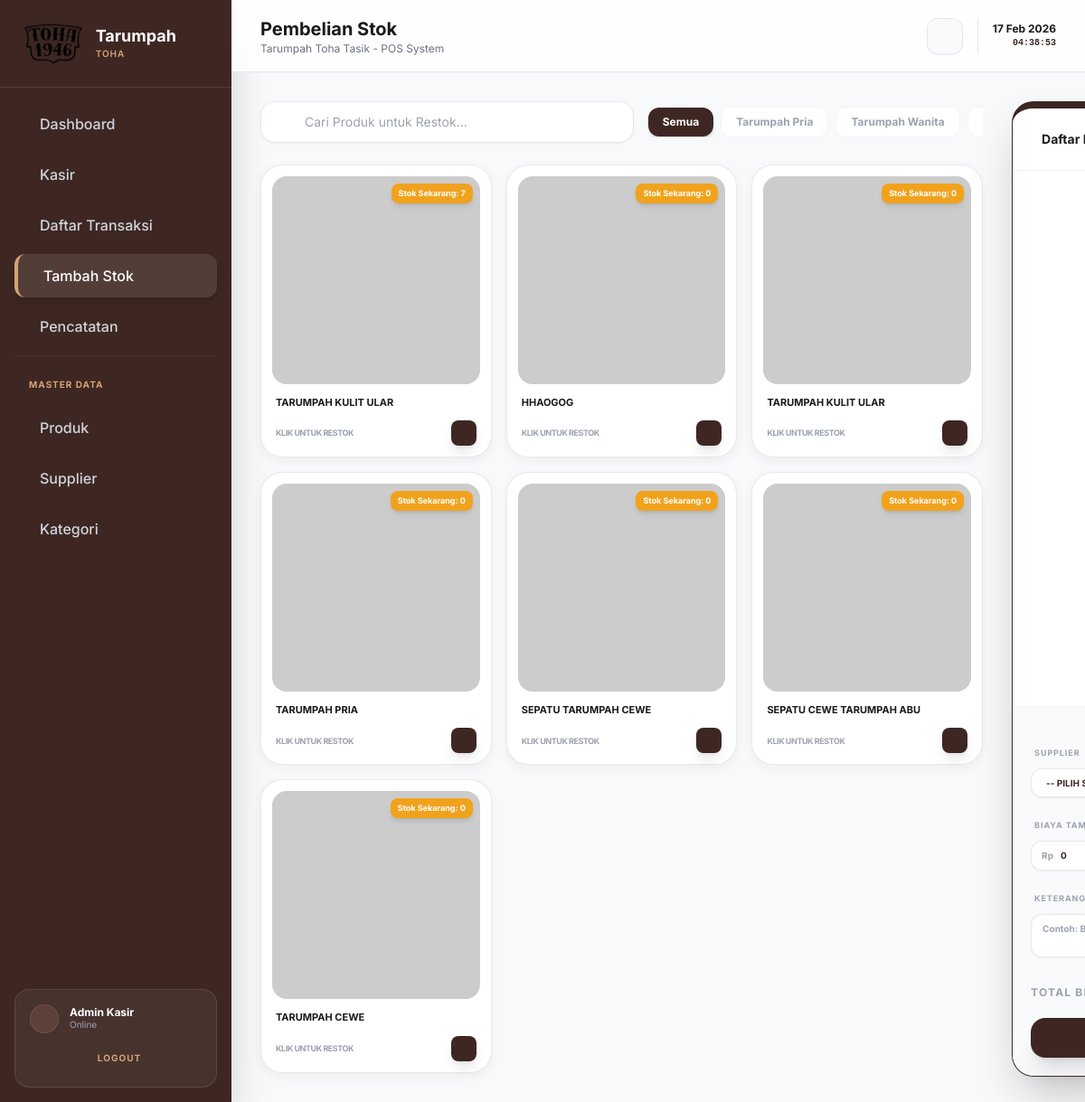
The page /index.php?page=pembelian on the database its author committed.
### tables this page shows
CREATE TABLE `kategori` (
  `id_kategori` int NOT NULL,
  `nama_kategori` varchar(100) NOT NULL,
  `deskripsi` text
);

CREATE TABLE `produk_tarumpah` (
  `id_produk` int NOT NULL,
  `nama_produk` varchar(100) NOT NULL,
  `harga` decimal(12,2) NOT NULL,
  `id_kategori` int DEFAULT NULL,
  `deskripsi` text,
  `foto` varchar(255) DEFAULT NULL,
  `status` enum('aktif','nonaktif') DEFAULT 'aktif',
  `created_at` datetime DEFAULT CURRENT_TIMESTAMP,
  `updated_at` datetime DEFAULT CURRENT_TIMESTAMP ON UPDATE CURRENT_TIMESTAMP
);

### includes/config.php (called while the page is built, shortened)
<?php
$host = "localhost";
$user = "root";
$pass = "";
$db   = "db-tarumpah-toha";
$conn = mysqli_connect($host, $user, $pass, $db);
mysqli_query($conn, "SET time_zone = '+07:00'");
function query($query) {
    global $conn;
    $result = mysqli_query($conn, $query);
    $rows = [];
    if ($result) {
        while ($row = mysqli_fetch_assoc($result)) {
            $rows[] = $row;
        }
    }
    return $rows;
}
?>

### views/pembelian.php (the view, shortened to what this page needs)
<?php
$categories = query("SELECT * FROM kategori");
$selected_kat = isset($_GET['kat']) ? $_GET['kat'] : '';
$query_products = "SELECT p.*, SUM(s.stok) as total_stok
                   FROM produk_tarumpah p
                   LEFT JOIN stok_produk s ON p.id_produk = s.id_produk
                   WHERE p.status = 'aktif'";
$query_products .= " GROUP BY p.id_produk";
$products = query($query_products);
?>
<div class="flex flex-col lg:flex-row gap-8">
    <div class="flex-1 w-full space-y-6">
        <div class="flex flex-col md:flex-row md:items-center justify-between gap-4">
            <div class="relative w-full max-w-md">
                <input type="text" id="search_produk" placeholder="Cari Produk untuk Restok..." class="w-full bg-white border border-gray-200 rounded-2xl py-3 pl-12 pr-4 text-sm focus:outline-none focus:border-[#3e2723] transition-all text-[#1a1a1a] shadow-sm">
            </div>
            <div class="flex items-center gap-2 overflow-x-auto pb-2 md:pb-0 no-scrollbar">
                <a href="?page=pembelian" class="px-4 py-2 rounded-xl text-xs font-bold whitespace-nowrap transition-all <?php echo !$selected_kat ? 'bg-[#3e2723] text-white shadow-md' : 'bg-white text-gray-400 border border-gray-100' ?>">
                    Semua
                </a>
                <?php foreach($categories as $kat): ?>
                <a href="?page=pembelian&kat=<?php echo $kat['id_kategori']; ?>" class="px-4 py-2 rounded-xl text-xs font-bold whitespace-nowrap transition-all <?php echo $selected_kat == $kat['id_kategori'] ? 'bg-[#3e2723] text-white shadow-md' : 'bg-white text-gray-400 border border-gray-100' ?>">
                    <?php echo $kat['nama_kategori']; ?>
                </a>
                <?php endforeach; ?>
            </div>
        </div>
        <div class="grid grid-cols-2 md:grid-cols-3 xl:grid-cols-4 gap-4">
            <?php if (empty($products)): ?>
                <div class="col-span-full card-gradient p-10 text-center text-gray-400">
                    <i class="ph ph-package text-4xl mb-2 text-[#3e2723]"></i>
                    <p>Produk tidak ditemukan.</p>
                </div>
            <?php else: foreach($products as $p):
                $foto_url = "assets/images/produk/" . $p['foto'];
                if (!file_exists($foto_url) || empty($p['foto'])) $foto_url = "https://ui-avatars.com/api/?name=" . urlencode($p['nama_produk']) . "&background=3e2723&color=fff";
            ?>
            <div onclick="openRestockModal(<?php echo htmlspecialchars(json_encode($p)); ?>)" class="card-gradient p-3 rounded-3xl group cursor-pointer hover:border-[#3e2723]/50 transition-all bg-white relative">
                <div class="aspect-square rounded-2xl bg-gray-50 relative overflow-hidden mb-3">
                    <img src="<?php echo $foto_url; ?>" class="w-full h-full object-cover group-hover:scale-110 transition-transform duration-500">
                    <div class="absolute top-2 right-2 px-2 py-1 bg-amber-500/90 backdrop-blur-sm text-white text-[9px] font-bold rounded-lg shadow-md">
                        Stok Sekarang: <?php echo $p['total_stok'] ?? 0; ?>
                    </div>
                </div>
                <h4 class="font-bold text-[11px] mb-1 line-clamp-1 text-[#1a1a1a] uppercase px-1"><?php echo $p['nama_produk']; ?></h4>
                <div class="flex items-center justify-between px-1 mt-3">
                    <span class="text-[9px] text-gray-400 font-bold uppercase tracking-tighter">Klik untuk Restok</span>
                    <button class="w-7 h-7 rounded-lg bg-[#3e2723] text-white flex items-center justify-center transition-colors shadow-lg">
                    </button>
                </div>
            </div>
            <?php endforeach; endif; ?>
        </div>
    </div>
    <div class="lg:w-[380px] flex-shrink-0">
        <div class="card-gradient rounded-3xl flex flex-col sticky top-[100px] bg-white border-t-8 border-[#3e2723] shadow-2xl" style="height: calc(100vh - 140px);">
            <div class="p-6 border-b border-gray-100 flex items-center justify-between">
                <h3 class="font-bold flex items-center gap-2 text-sm text-[#1a1a1a]">
                    <i class="ph ph-truck text-[#3e2723]"></i> Daftar Restok
                </h3>
            </div>
            <div id="purchase_items" class="flex-1 overflow-y-auto p-4 space-y-3 custom-scroll">
                <div class="flex flex-col items-center justify-center h-full text-center opacity-40">
                </div>
            </div>
            <form method="POST" id="pembelian_form" class="p-5 bg-gray-50 rounded-b-3xl border-t border-gray-100 space-y-4">
                <div class="space-y-2">
                    <label class="text-[9px] text-gray-400 uppercase font-bold tracking-widest pl-1">Supplier</label>
                    <select name="id_supplier" required class="w-full bg-white border border-gray-200 rounded-xl px-3 py-2 text-[10px] font-bold text-[#3e2723] focus:outline-none focus:border-[#3e2723] shadow-sm">
                        <option value="">-- PILIH SUPPLIER --</option>
                    </select>
                </div>
                <div class="space-y-2">
                    <label class="text-[9px] text-gray-400 uppercase font-bold tracking-widest pl-1">Biaya Tambahan (Bahan Baku / Lainnya)</label>
                    <div class="relative">
                        <span class="absolute left-3 top-1/2 -translate-y-1/2 text-[10px] font-bold text-gray-400">Rp</span>
                        <input type="number" id="extra_cost" name="biaya_tambahan" value="0" min="0" class="w-full bg-white border border-gray-200 rounded-xl py-2 pl-8 pr-3 text-[10px] font-bold text-[#3e2723] focus:outline-none focus:border-[#3e2723] shadow-sm" oninput="renderPurchaseCart()">
                    </div>
                </div>
                <div class="space-y-2">
                    <label class="text-[9px] text-gray-400 uppercase font-bold tracking-widest pl-1">Keterangan / Catatan</label>
                    <textarea name="keterangan" rows="2" class="w-full bg-white border border-gray-200 rounded-xl px-3 py-2 text-[10px] font-bold text-[#3e2723] focus:outline-none focus:border-[#3e2723] shadow-sm" placeholder="Contoh: Belanja bahan baku kulit dan restok model X"></textarea>
                </div>
                <div class="flex justify-between items-center text-base font-bold text-[#1a1a1a] pt-1 border-t border-gray-100 mt-2">
                    <span class="text-xs uppercase tracking-widest text-gray-400">Total Biaya</span>
                </div>
                <button type="submit" class="w-full btn-primary py-3.5 rounded-2xl font-bold flex items-center justify-center gap-2 uppercase tracking-widest text-[11px] shadow-xl">
                </button>
            </form>
        </div>
    </div>
</div>

### rows shown on the page
kategori: nama_kategori "Tarumpah Pria"
kategori: nama_kategori "Tarumpah Wanita"
produk_tarumpah: total_stok "7", nama_produk "TARUMPAH KULIT ULAR"
produk_tarumpah: total_stok "0", nama_produk "HHAOGOG"
produk_tarumpah: total_stok "0", nama_produk "TARUMPAH KULIT ULAR"
produk_tarumpah: total_stok "0", nama_produk "TARUMPAH PRIA"
produk_tarumpah: total_stok "0", nama_produk "SEPATU TARUMPAH CEWE"
produk_tarumpah: total_stok "0", nama_produk "SEPATU CEWE TARUMPAH ABU"
produk_tarumpah: total_stok "0", nama_produk "TARUMPAH CEWE"

### other values the page prints
$title "Pembelian Stok"
